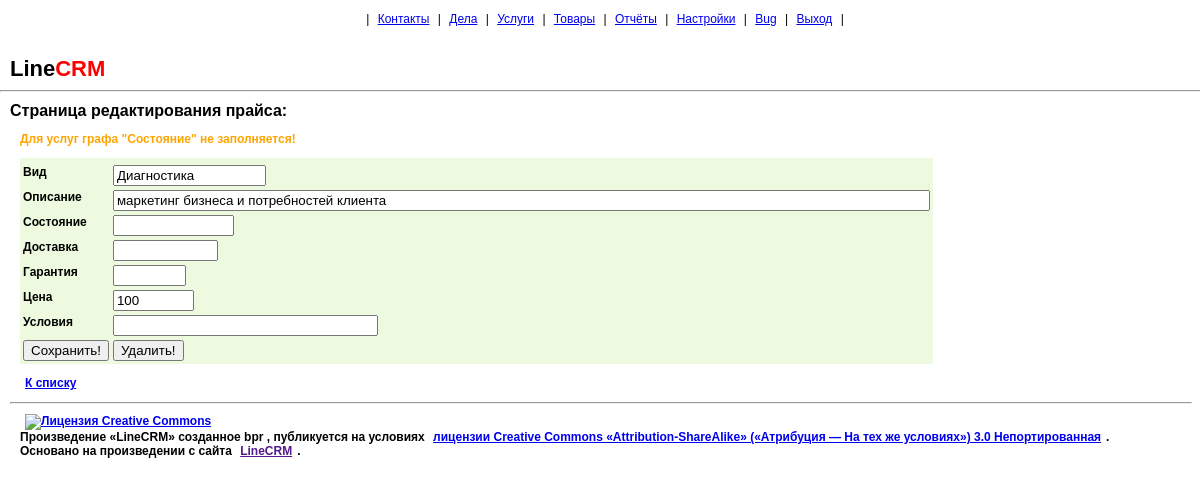
/editprice.php?key=1 (signed in), run on the app's committed database.
### tables this page shows
CREATE TABLE IF NOT EXISTS `price` (
  `id` int(19) NOT NULL,
  `name` varchar(16) DEFAULT NULL,
  `descript` varchar(99) DEFAULT NULL,
  `state` varchar(12) DEFAULT NULL,
  `delivery` varchar(10) DEFAULT NULL,
  `warranty` varchar(6) DEFAULT NULL,
  `cost` int(7) DEFAULT NULL,
  `terms` varchar(30) DEFAULT NULL
);

### editprice.php (the view, shortened to what this page needs)
<?php
include('./set_head.php');
include('./set_title.php');
include('./set_config.php');
@$realkey=isset($_POST['key'])?intval($_POST['key']):intval($_GET['key']);
$priceitem_sql=sprintf('SELECT id, name, descript, state, delivery, warranty, cost, terms FROM price WHERE id = %1$u', $realkey);
$res = $mysqli->query($priceitem_sql);
if (!mysqli_connect_errno()) {
	$Item = $res->fetch_array(MYSQLI_ASSOC);
} else exit();
?>
<h4>Страница редактирования прайса:<h4><p><font color = "orange">Для услуг графа "Состояние" не заполняется!</font>
<table><form action="/editprice.php" method="post">
<tr><td></td><td><input name="id" type="hidden" id="id" value="<?php echo isset($_POST['id'])?$_POST['id']:$realkey;?>" ></input></td></tr>
<tr><td>Вид</td><td><input name="name" type="text" id="name" size="16" maxlenght="16" value="<?php echo isset($_POST['name'])?$_POST['name']:$Item['name'];?>" ></input></td></tr>
<tr><td>Описание</td><td><input name="descript" type="descript" id="addrw" size="99" maxlenght="99" value="<?php echo isset($_POST['descript'])?$_POST['descript']:$Item['descript'];?>" ></input></td></tr>
<tr><td>Состояние</td><td><input name="state" type="text" id="state" size="12" maxlenght="12" value="<?php echo isset($_POST['state'])?$_POST['state']:$Item['state'];?>" ></input></td></tr>
<tr><td>Доставка</td><td><input name="delivery" type="text" id="delivery" size="10" maxlenght="10" value="<?php echo isset($_POST['delivery'])?$_POST['delivery']:$Item['delivery'];?>" ></input></td></tr>
<tr><td>Гарантия</td><td><input name="warranty" type="text" id="warranty" size="6" maxlenght="6" value="<?php echo isset($_POST['warranty'])?$_POST['warranty']:$Item['warranty'];?>" ></input></td></tr>
<tr><td>Цена</td><td><input name="cost" type="text" id="cost" size="7" maxlenght="7" value="<?php echo isset($_POST['cost'])?$_POST['cost']:$Item['cost'];?>" ></input></td></tr>
<tr><td>Условия</td><td><input name="terms" type="text" id="terms" size="30" maxlenght="30" value="<?php echo isset($_POST['terms'])?$_POST['terms']:$Item['terms'];?>" ></input></td></tr>
<?php if (!isset($_POST['deleteprice'])) {
   echo '<tr><td><BUTTON name="saveprice" value="true" id="editprice" action="/editprice.php" autofocus>Сохранить!</BUTTON></td><td><BUTTON name="deleteprice" value="true" id="deleteprice" action="editprice.php">Удалить!</BUTTON></td></tr></form></table><p><a href="/pricelist.php?key='.$realkey;
   echo '">К списку</a></p>';
}
include('./set_foot.php');
?>

### style.css (style rules this page uses)
a { font-size: 16px; font-family: sans-serif; }
body { margin: 0px; }
a, p, td, tr, footer { font-size: 12px; font-family: sans-serif; }
a { margin: 5px; margin-top: 10px; }
table,h3,h4,b, footer { margin: 10px; }
table { border: 1px; background:#EDFADF; }
p { text-indent: 10px; }
h4 { font-size: 16px; font-family: sans-serif; font-weight: bold; }
tr, td { vertical-align: top; }

### data on the page
price: name "Диагностика", descript "маркетинг бизнеса и потребностей клиента", cost "100"
